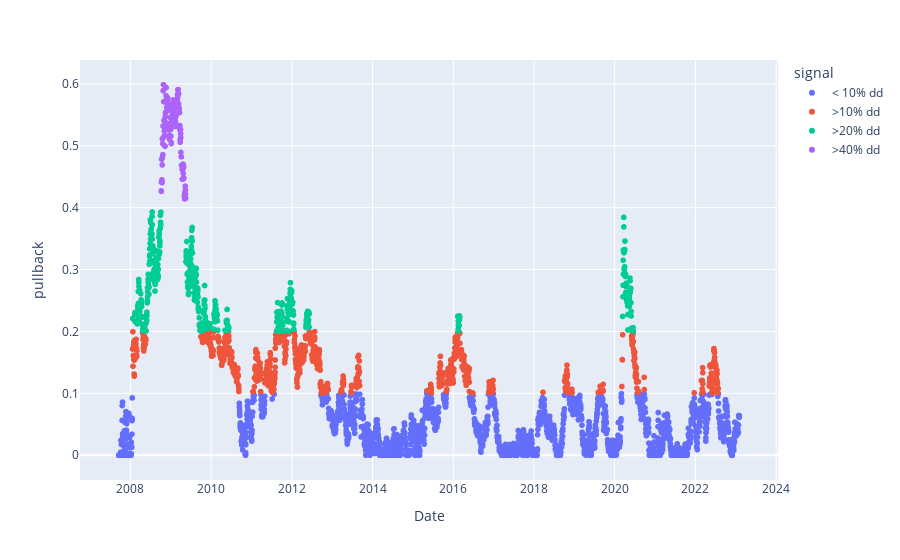
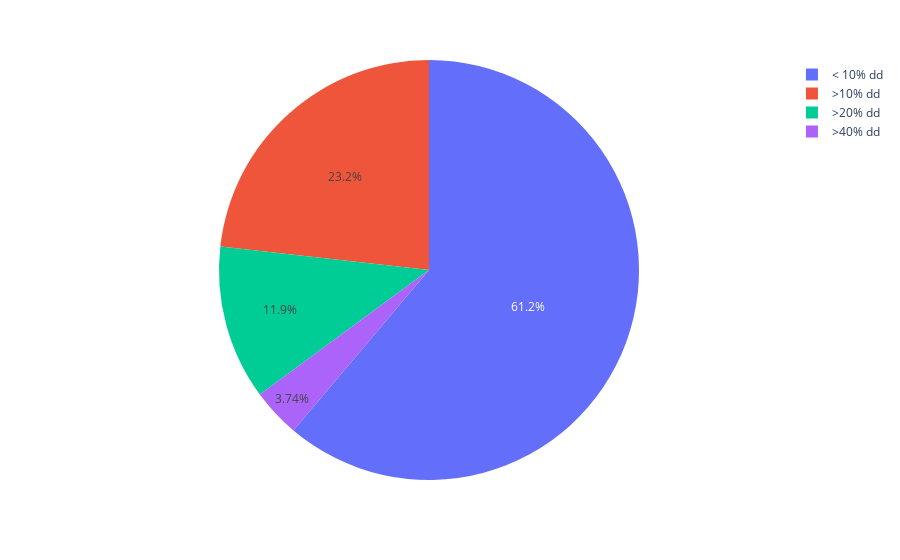

The notebook cell these images were saved under, in order:
### Code cell
def get_signal(data):
    pullback = data['pullback']
    
    if pullback >= 0.4:
        return '>40% dd'
    elif pullback >= 0.2:
        return '>20% dd'
    elif pullback >= 0.1:
        return '>10% dd'
    else: 
        return '< 10% dd'

data['signal'] = data.apply(get_signal, axis=1)
#print (data)
display(px.scatter(data, x='Date', y='pullback', color='signal'))

data['count_value'] = 1
display(px.pie(data.groupby('signal').agg({'count_value': 'count'}).reset_index(), values='count_value', names='signal'))

### Figure 1 — Plotly figure (JSON) as saved in the notebook; plotly's stock layout.template omitted (floating-point values rounded to 4 significant figures; data arrays with more than 128 entries replaced by an {"elided": "..."} marker saying what was removed)
{"data": [{"hovertemplate": "signal=< 10% dd<br>Date=%{x}<br>pullback=%{y}<extra></extra>", "legendgroup": "< 10% dd", "marker": {"color": "#636efa", "symbol": "circle"}, "mode": "markers", "name": "< 10% dd", "showlegend": true, "type": "scattergl", "x": {"elided": "2306 str values"}, "xaxis": "x", "y": {"elided": "2306 float values"}, "yaxis": "y"}, {"hovertemplate": "signal=>10% dd<br>Date=%{x}<br>pullback=%{y}<extra></extra>", "legendgroup": ">10% dd", "marker": {"color": "#EF553B", "symbol": "circle"}, "mode": "markers", "name": ">10% dd", "showlegend": true, "type": "scattergl", "x": {"elided": "875 str values"}, "xaxis": "x", "y": {"elided": "875 float values"}, "yaxis": "y"}, {"hovertemplate": "signal=>20% dd<br>Date=%{x}<br>pullback=%{y}<extra></extra>", "legendgroup": ">20% dd", "marker": {"color": "#00cc96", "symbol": "circle"}, "mode": "markers", "name": ">20% dd", "showlegend": true, "type": "scattergl", "x": {"elided": "448 str values"}, "xaxis": "x", "y": {"elided": "448 float values"}, "yaxis": "y"}, {"hovertemplate": "signal=>40% dd<br>Date=%{x}<br>pullback=%{y}<extra></extra>", "legendgroup": ">40% dd", "marker": {"color": "#ab63fa", "symbol": "circle"}, "mode": "markers", "name": ">40% dd", "showlegend": true, "type": "scattergl", "x": {"elided": "141 str values"}, "xaxis": "x", "y": {"elided": "141 float values"}, "yaxis": "y"}], "layout": {"legend": {"title": {"text": "signal"}, "tracegroupgap": 0}, "margin": {"t": 60}, "xaxis": {"anchor": "y", "domain": [0, 1], "title": {"text": "Date"}}, "yaxis": {"anchor": "x", "domain": [0, 1], "title": {"text": "pullback"}}}}

### Figure 2 — Plotly figure (JSON) as saved in the notebook; plotly's stock layout.template omitted (floating-point values rounded to 4 significant figures)
{"data": [{"domain": {"x": [0, 1], "y": [0, 1]}, "hovertemplate": "signal=%{label}<br>count_value=%{value}<extra></extra>", "labels": ["< 10% dd", ">10% dd", ">20% dd", ">40% dd"], "legendgroup": "", "name": "", "showlegend": true, "type": "pie", "values": [2306, 875, 448, 141]}], "layout": {"legend": {"tracegroupgap": 0}, "margin": {"t": 60}}}
